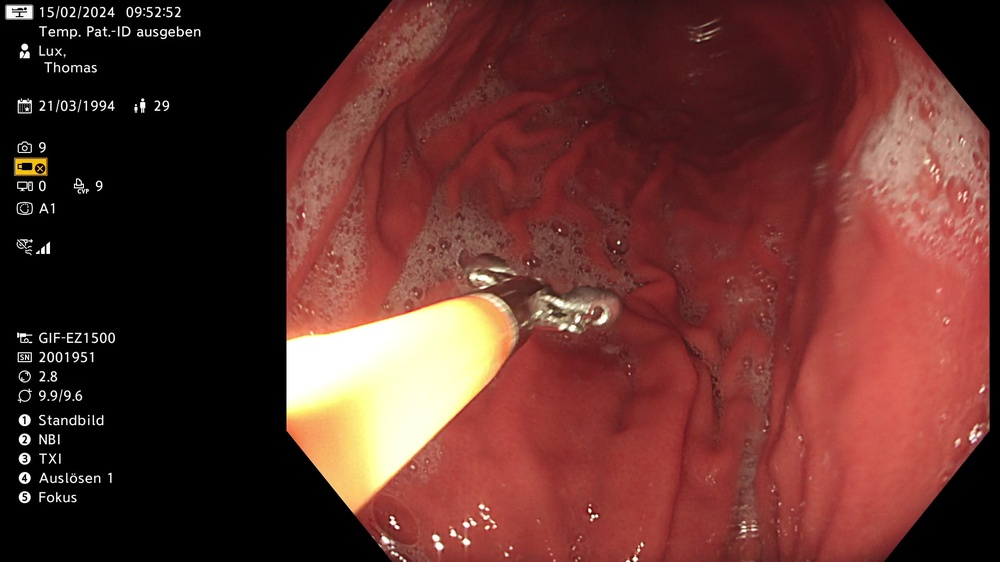
#> input picture code/circle_detec/frame2.jpg, 1000 x 562 px, shrunk from 1920 x 1080 before the run
$ python thinning.py
#> lines starting #> are read from the running program, lines starting #| are printed output that depends on the picture; after the words box and inside, x2 and y2 are one past the last pixel; in counts of white or black regions, pixels touching at a corner belong together
### code/circle_detec/erode_dilate.py
# erode_dilate.py
from masks import laplace, sobel, LOG, gauss_kernel, gen_gauss_image, Difference_of_Gaussians
import cv2
import numpy as np

def binarize(path):
#> called with path = 'frame2.jpg'
    img = cv2.imread(path, cv2.IMREAD_GRAYSCALE)
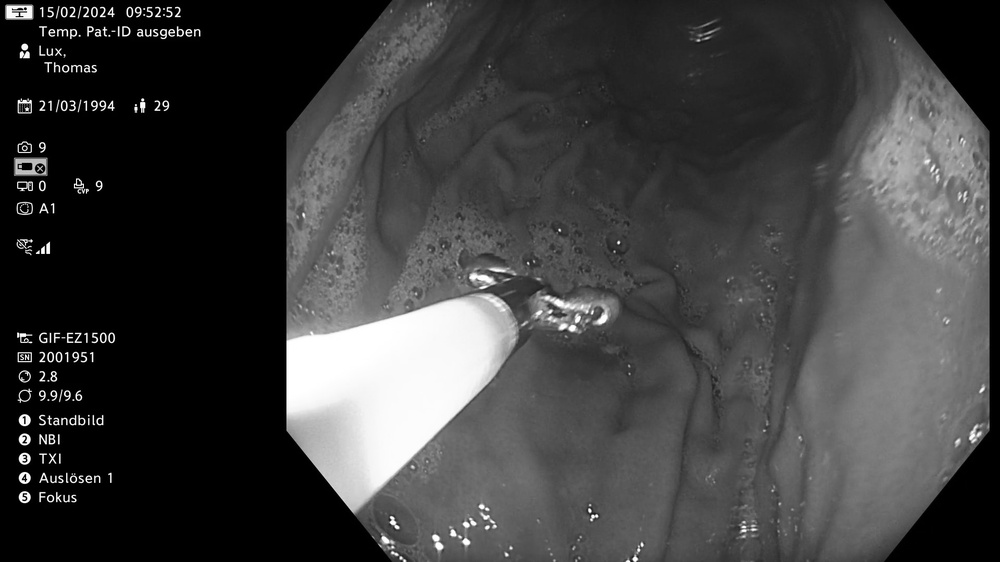
#> img: shape (562, 1000); min 0, max 255, mean 63.4
    if img is None:
        raise FileNotFoundError(f"Could not load {path}")

    _, binary_img = cv2.threshold(img, 128, 255, cv2.THRESH_BINARY)
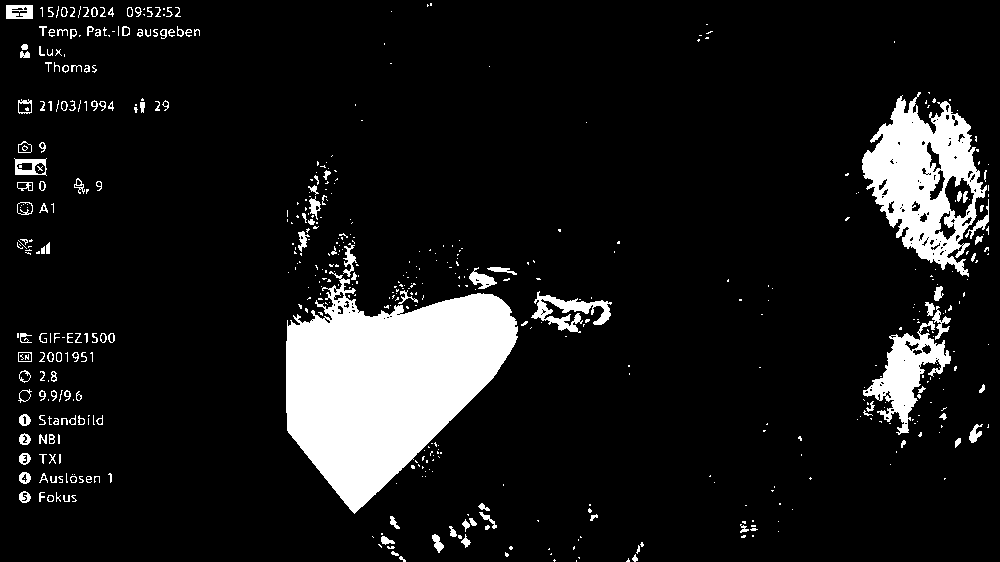
#> binary_img: shape (562, 1000); 10.3% white; 542 white regions (384 under 20 px), largest, box (x1, y1, x2, y2) and area: (286, 271, 518, 514) 32207, (862, 92, 987, 277) 11389, (863, 321, 951, 435) 3524
    return binary_img.astype(np.uint8)

def erode(img, kernel):
    return cv2.erode(img, kernel)

def dilate(img, kernel):
    return cv2.dilate(img, kernel)

def opening(img, kernel):
    return cv2.dilate(cv2.erode(img, kernel), kernel)

def closing(img, kernel):
    return cv2.erode(cv2.dilate(img, kernel), kernel)

### code/circle_detec/masks.py
import cv2
import numpy as np
import matplotlib.pyplot as plt


def laplace(img):
    laplace_mask = np.array([[0,1,0],[1,-4,1],[0,1,0]])
    img = cv2.filter2D(img, -1, laplace_mask)
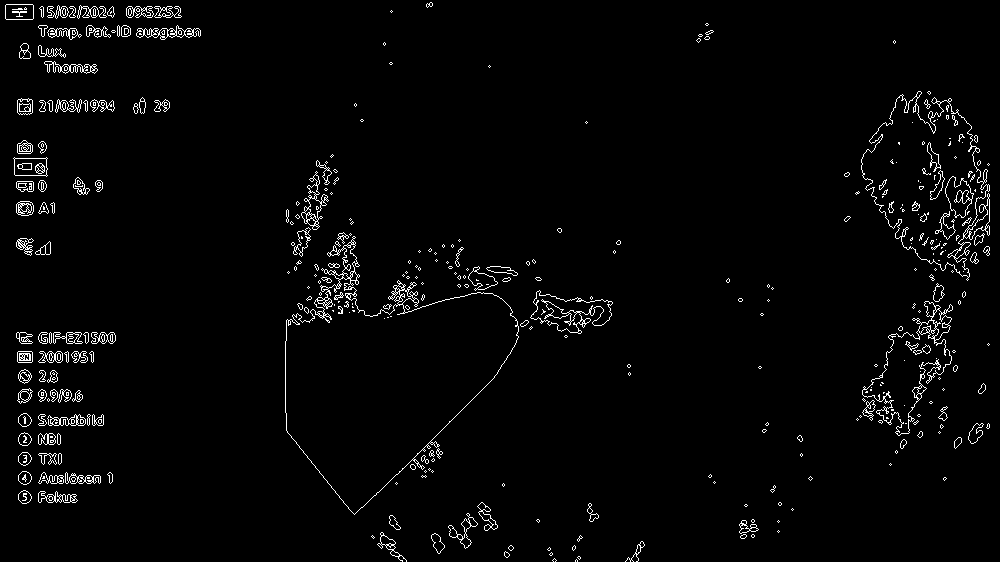
#> img: shape (562, 1000); 2.5% white in thin lines or dots
    return img


# [78 lines left out: functions sobel, LOG, gauss_kernel, gen_gauss_image, Difference_of_Gaussians, create_plots, not called in this run]

### code/circle_detec/thinning.py
from erode_dilate import opening, erode, dilate, closing, binarize
from masks import laplace, sobel, Difference_of_Gaussians
import cv2
import numpy as np


def kernels(x):
    kernel1 = np.array([[0, x, 1], [0, 1, x], [0, x, 1]])
    kernel2 = np.array([[0, 0, 0], [x, 1, x], [1, x, 1]])
    kernel3 = np.array([[0, 0, x], [0, 1, 1], [x, 1, x]])
    kernel4 = np.array([[x, 0, 0], [1, 1, 0], [x, 1, x]])
    kernel5 = np.array([[1, x, 0], [x, 1, 0], [1, x, 0]])
    kernel6 = np.array([[x, 1, x], [1, 1, 0], [x, 0, 0]])
    kernel7 = np.array([[1, x, 1], [x, 1, x], [0, 0, 0]])
    kernel8 = np.array([[x, 1, x], [0, 1, 1], [0, 0, x]])

    return [kernel1, kernel2, kernel3, kernel4, kernel5, kernel6, kernel7, kernel8]


def thinning(img, x=1):
#> called with x = 1
    kernels_list = kernels(x)
    output_img = img.copy()

    while True:
        marker = np.zeros_like(output_img)
        #print(f"marker:{marker}")
        for kernel in kernels_list:
            hit_or_miss = cv2.morphologyEx(output_img, cv2.MORPH_HITMISS, kernel)
            marker = cv2.bitwise_or(marker, hit_or_miss)
            #print(f"marker:{marker}kernel:{kernel}")

        temp_img = cv2.bitwise_and(output_img, cv2.bitwise_not(marker))
        if np.array_equal(output_img, temp_img):
            break
        output_img = temp_img.copy()
#> marker: shape (562, 1000); every value is 0

    return output_img

#img=cv2.imread("frame1.jpg", cv2.IMREAD_GRAYSCALE)
img=binarize("frame2.jpg")
img=laplace(img)
#img=Difference_of_Gaussians(img)
img=thinning(img, x=1)# für Kantendetektion
cv2.imwrite("thinning_2.png", img)

$ run again, with code/circle_detec/frame1.jpg copied over code/circle_detec/frame2.jpg
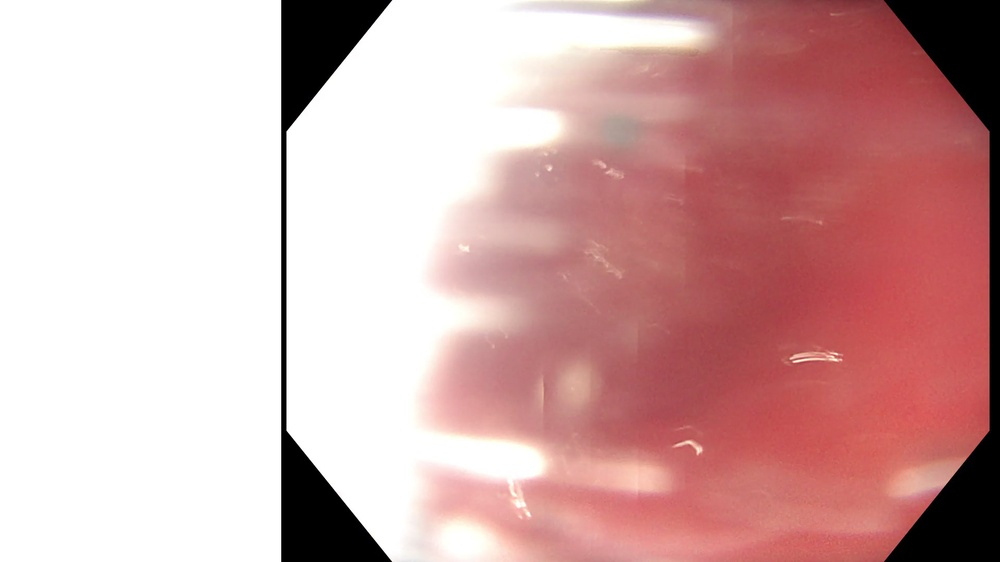
#> input picture code/circle_detec/frame1.jpg, 1000 x 562 px, shrunk from 1920 x 1080 before the run
#> in binarize, `_, binary_img = cv2.threshold(img, 128, 255, cv2.THRESH_BINARY)`:
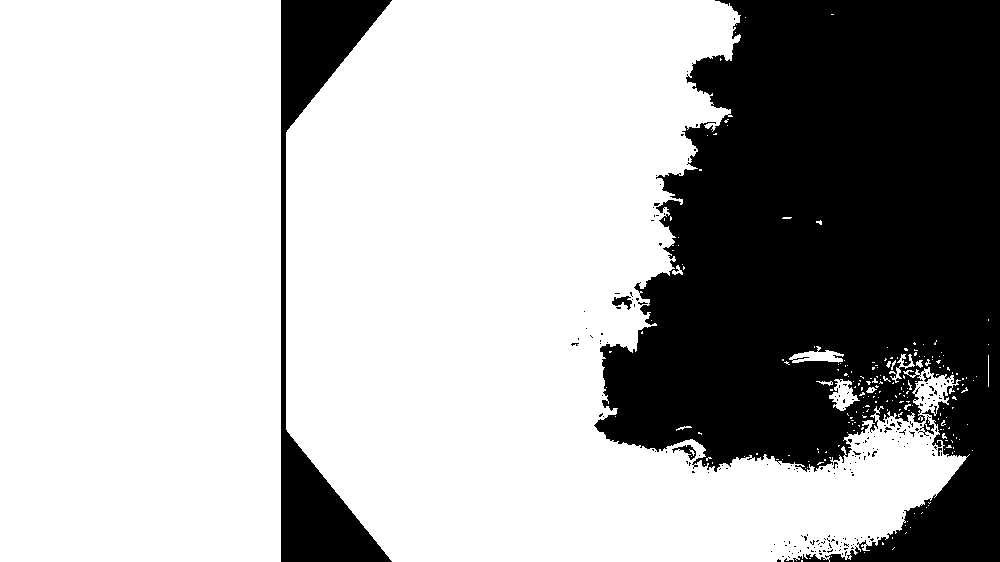
#> binary_img: shape (562, 1000); 69.2% white; 205 black regions (198 under 20 px), largest, box (x1, y1, x2, y2) and area: (594, 0, 1000, 562) 155165, (281, 0, 392, 562) 16850, (612, 296, 632, 310) 143
#> in laplace, `img = cv2.filter2D(img, -1, laplace_mask)`:
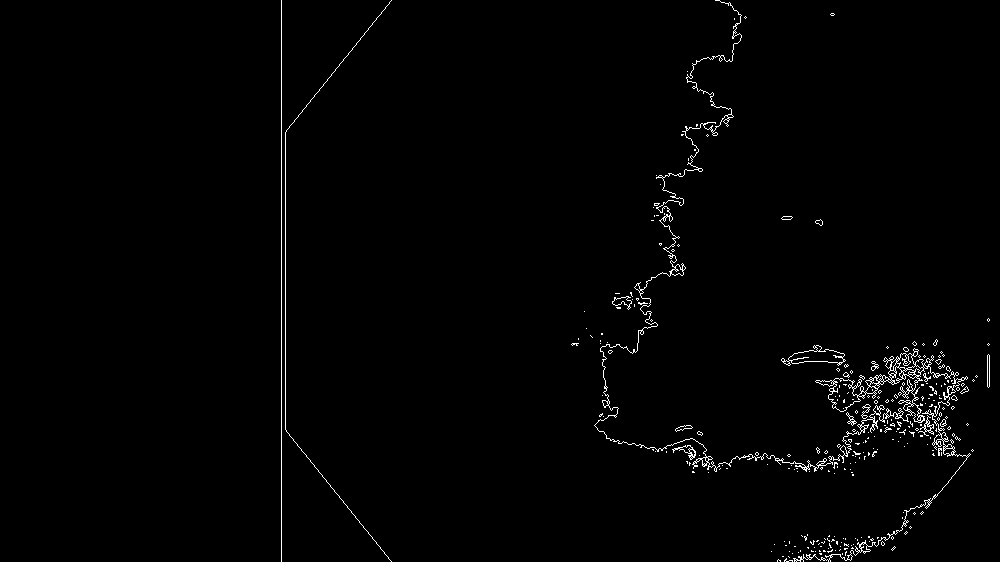
#> img: shape (562, 1000); 1.2% white in thin lines or dots, all inside (x1, y1, x2, y2) = (281, 0, 990, 562)

$ run again, with code/circle_detec/frame3.jpg copied over code/circle_detec/frame2.jpg
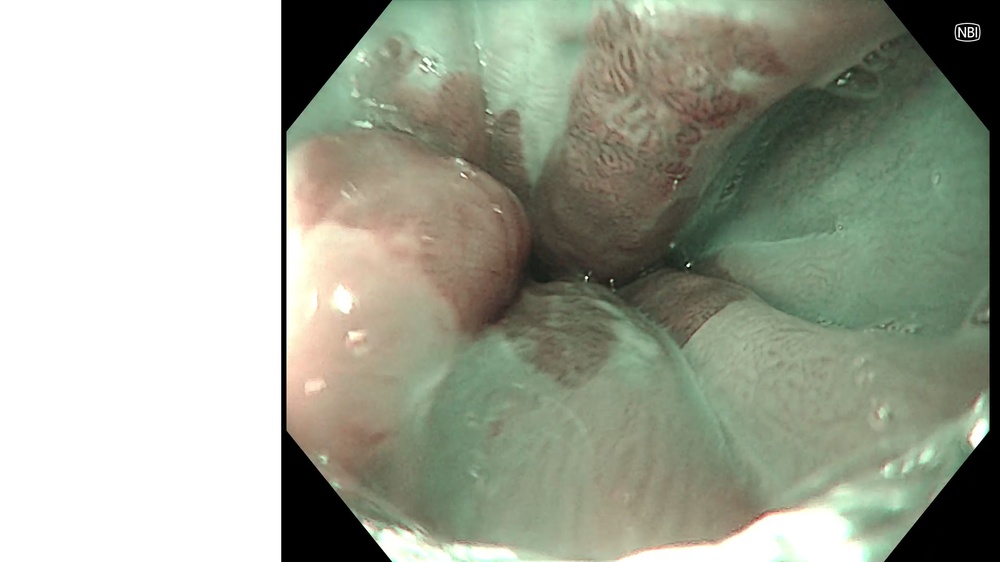
#> input picture code/circle_detec/frame3.jpg, 1000 x 562 px, shrunk from 1920 x 1080 before the run
#> in binarize, `_, binary_img = cv2.threshold(img, 128, 255, cv2.THRESH_BINARY)`:
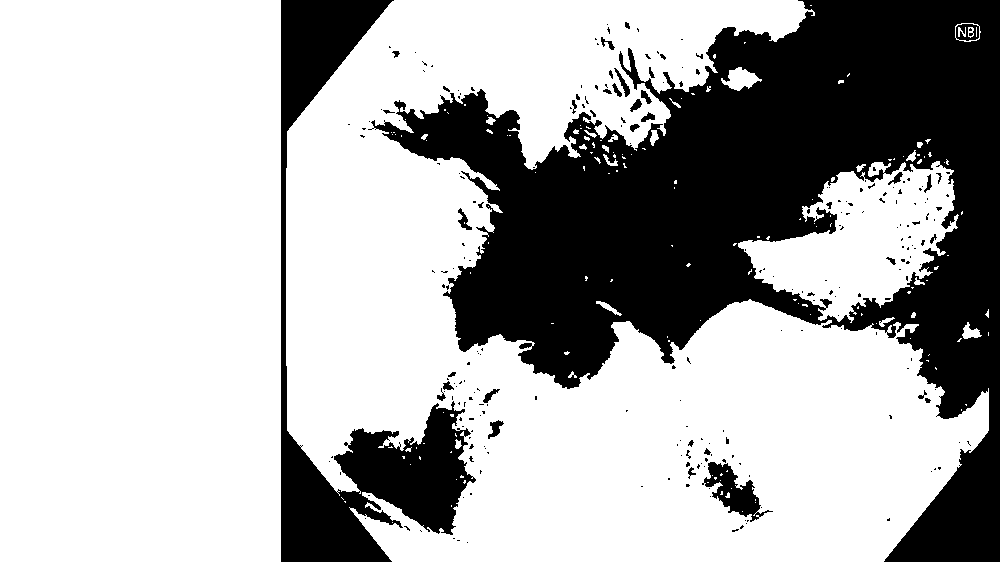
#> binary_img: shape (562, 1000); 69% white; 247 black regions (209 under 20 px), largest, box (x1, y1, x2, y2) and area: (368, 0, 1000, 562) 142412, (281, 0, 476, 562) 27310, (702, 462, 773, 522) 1604
#> in laplace, `img = cv2.filter2D(img, -1, laplace_mask)`:
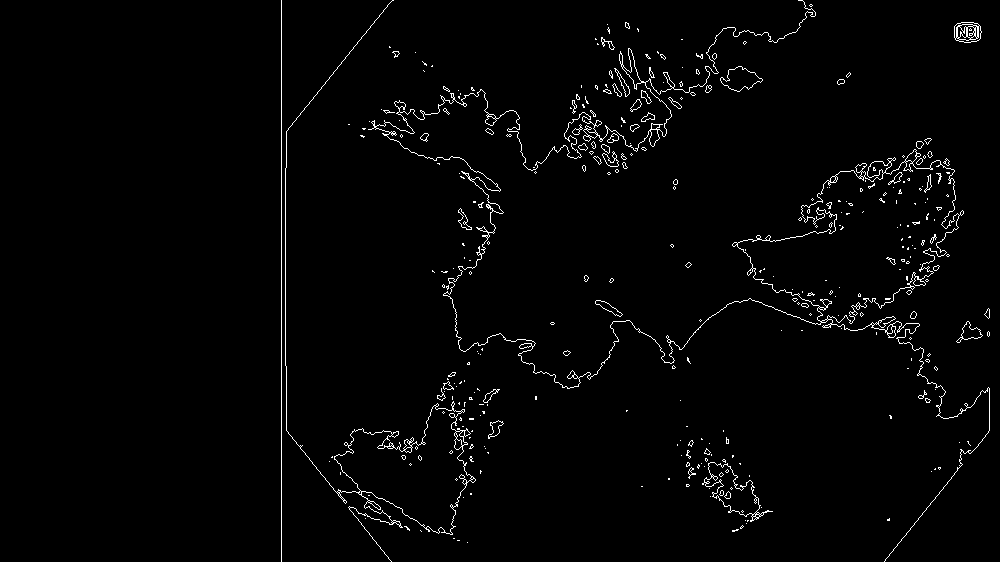
#> img: shape (562, 1000); 1.9% white in thin lines or dots, all inside (x1, y1, x2, y2) = (281, 0, 990, 562)

$ run again, with code/circle_detec/frame4.jpg copied over code/circle_detec/frame2.jpg
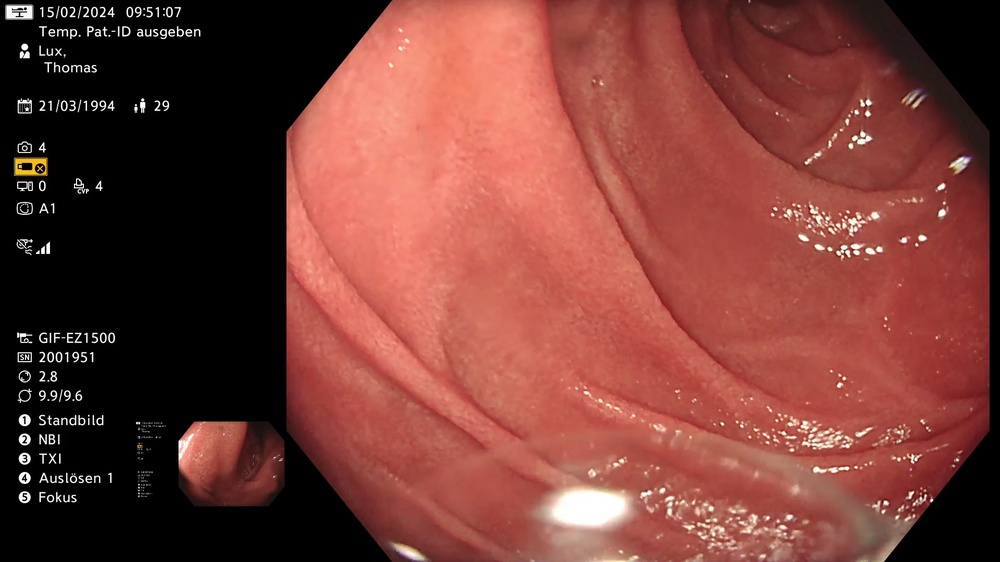
#> input picture code/circle_detec/frame4.jpg, 1000 x 562 px, shrunk from 1920 x 1080 before the run
#> in binarize, `_, binary_img = cv2.threshold(img, 128, 255, cv2.THRESH_BINARY)`:
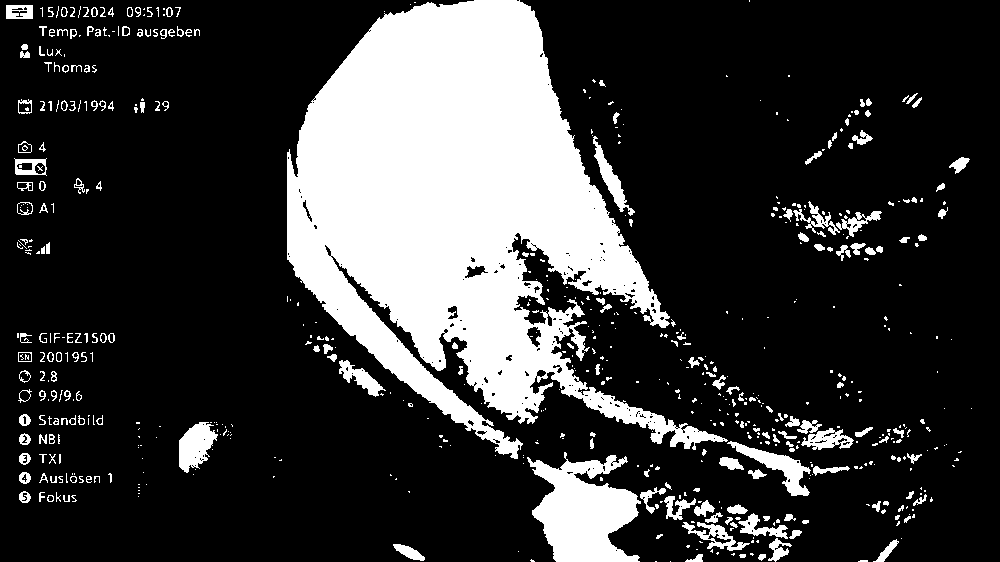
#> binary_img: shape (562, 1000); 22.4% white; 621 white regions (406 under 20 px), largest, box (x1, y1, x2, y2) and area: (287, 0, 728, 459) 98922, (527, 452, 641, 562) 7695, (727, 441, 811, 496) 1312
#> in laplace, `img = cv2.filter2D(img, -1, laplace_mask)`:
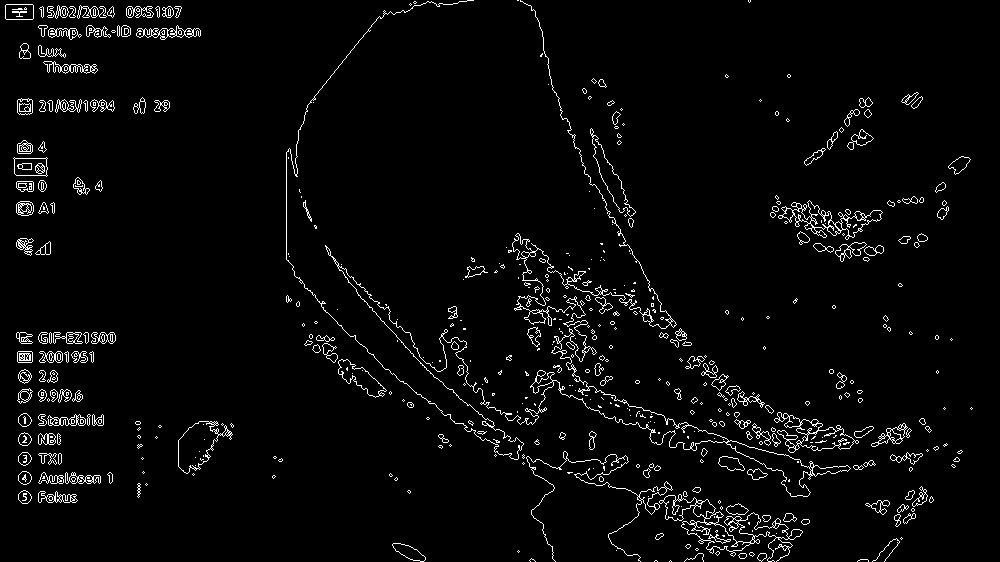
#> img: shape (562, 1000); 3.3% white in thin lines or dots
